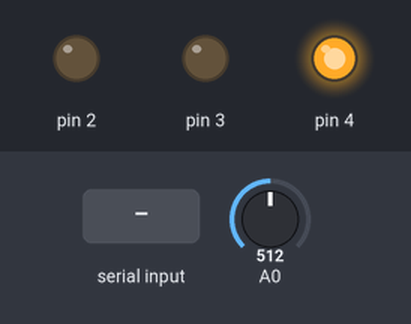
The sketch below on a simulated Arduino Uno, built with avr-gcc and run on an emulated ATmega328P. Parts: output pins drawn as LEDs (lit = HIGH). Inputs (shaded band) come from the test bench; at power-on: A0 = 512. What the sketch prints to the serial monitor is not drawn.

Above: at 1.2 s.
1.3 s: "m90\n" received over Serial
At 2.1 s:
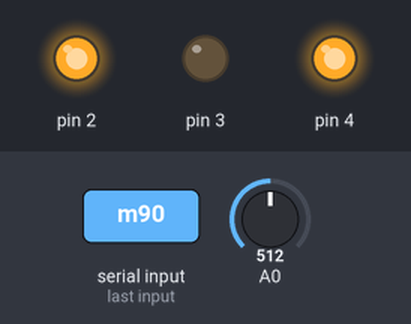
4.3 s: "j90\n" received over Serial
At 5.5 s:
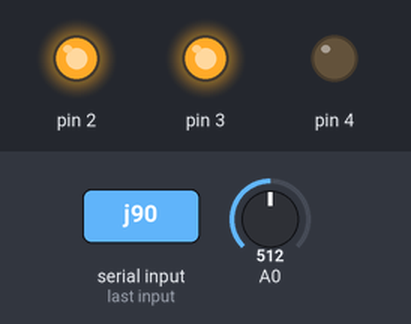
5.8 s: "r90\n" received over Serial
At 6.7 s:
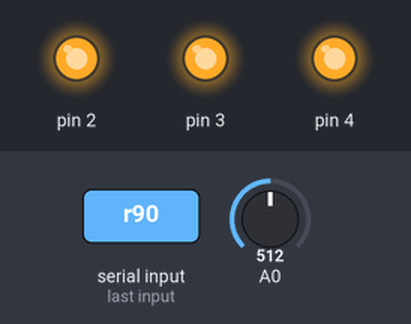
7.3 s: "m" received over Serial
At 10.0 s:
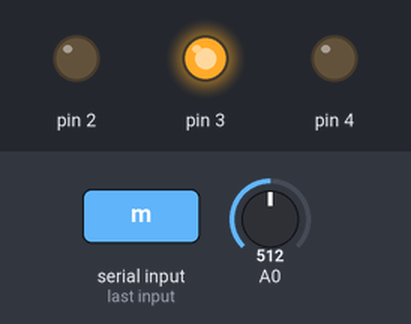
10.3 s: "j" received over Serial
At 12.0 s:
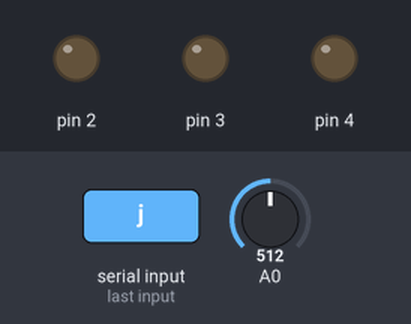
12.8 s: "m,45\n" received over Serial
At 13.1 s:
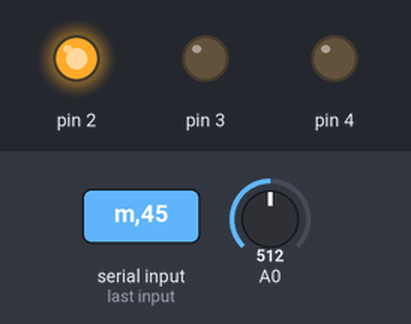
Timing chart, 0 to 24.3 s (numbered marks = the images above; inputs shaded):
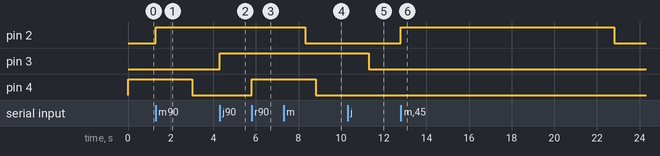

Measured:
- after the input at 1.3 s, pin 2: LOW → HIGH at once
- after the input at 4.3 s, pin 3: LOW → HIGH at once
- after the input at 5.8 s, pin 4: LOW → HIGH at once
- after the input at 7.3 s, pin 2: HIGH → LOW after 1.0 s
- after the input at 10.3 s, pin 3: HIGH → LOW after 1.0 s
- after the input at 12.8 s, pin 2: LOW → HIGH at once, → LOW 10.0 s later

The sketch:

SeailServotest.ino
```cpp
#include <PID_v1.h>
#include <MotorLib.h>
#include <AEAT6010.h>
#include <SailServo.h>
#include <RudderServo.h>

SailServo *mainSail = NULL;

SailServo *jibSail = NULL;
RudderServo *rudder = NULL;


int value2;

void setup() {


	Serial.begin(115200);
  while(!Serial){}


  // SailServo(int inAPin,int inBPin,int pwmPin,int dataPin,int clockPin,int chipSelect);
  mainSail = new SailServo(23,25,2,28,26,24);
  jibSail = new SailServo(27,29,3,28,26,22);

  //SailServo(int starboard,int port,int pwmPin,int intPinStarboard,int intPinPort,int analogPin);
  rudder = new RudderServo(33,31,4,30,32,0);

}

void loop() {


	while (Serial.available() > 0) {
    char test = Serial.read();
    switch (test){
      case 'm':
        mainSail->setPosition(Serial.parseInt());
        Serial.flush();
        break;
      case 'j':
        jibSail->setPosition(Serial.parseInt());
        Serial.flush();
        break;
      case 'r':
        rudder->setPosition(Serial.parseInt());
        Serial.flush();
        break;

      default:
        Serial.flush();
        break;
    }
  }

  if(jibSail->update()){
    Serial.println(jibSail->getPosition());
    //Serial.println(micros()-timer);
  }
  if(mainSail->update()){
    Serial.println(mainSail->getPosition());
    //Serial.println(micros()-timer);
  }
  if(rudder->update()){
    Serial.println(rudder->getPosition());
    //Serial.println(micros()-timer);
  }
}
```
